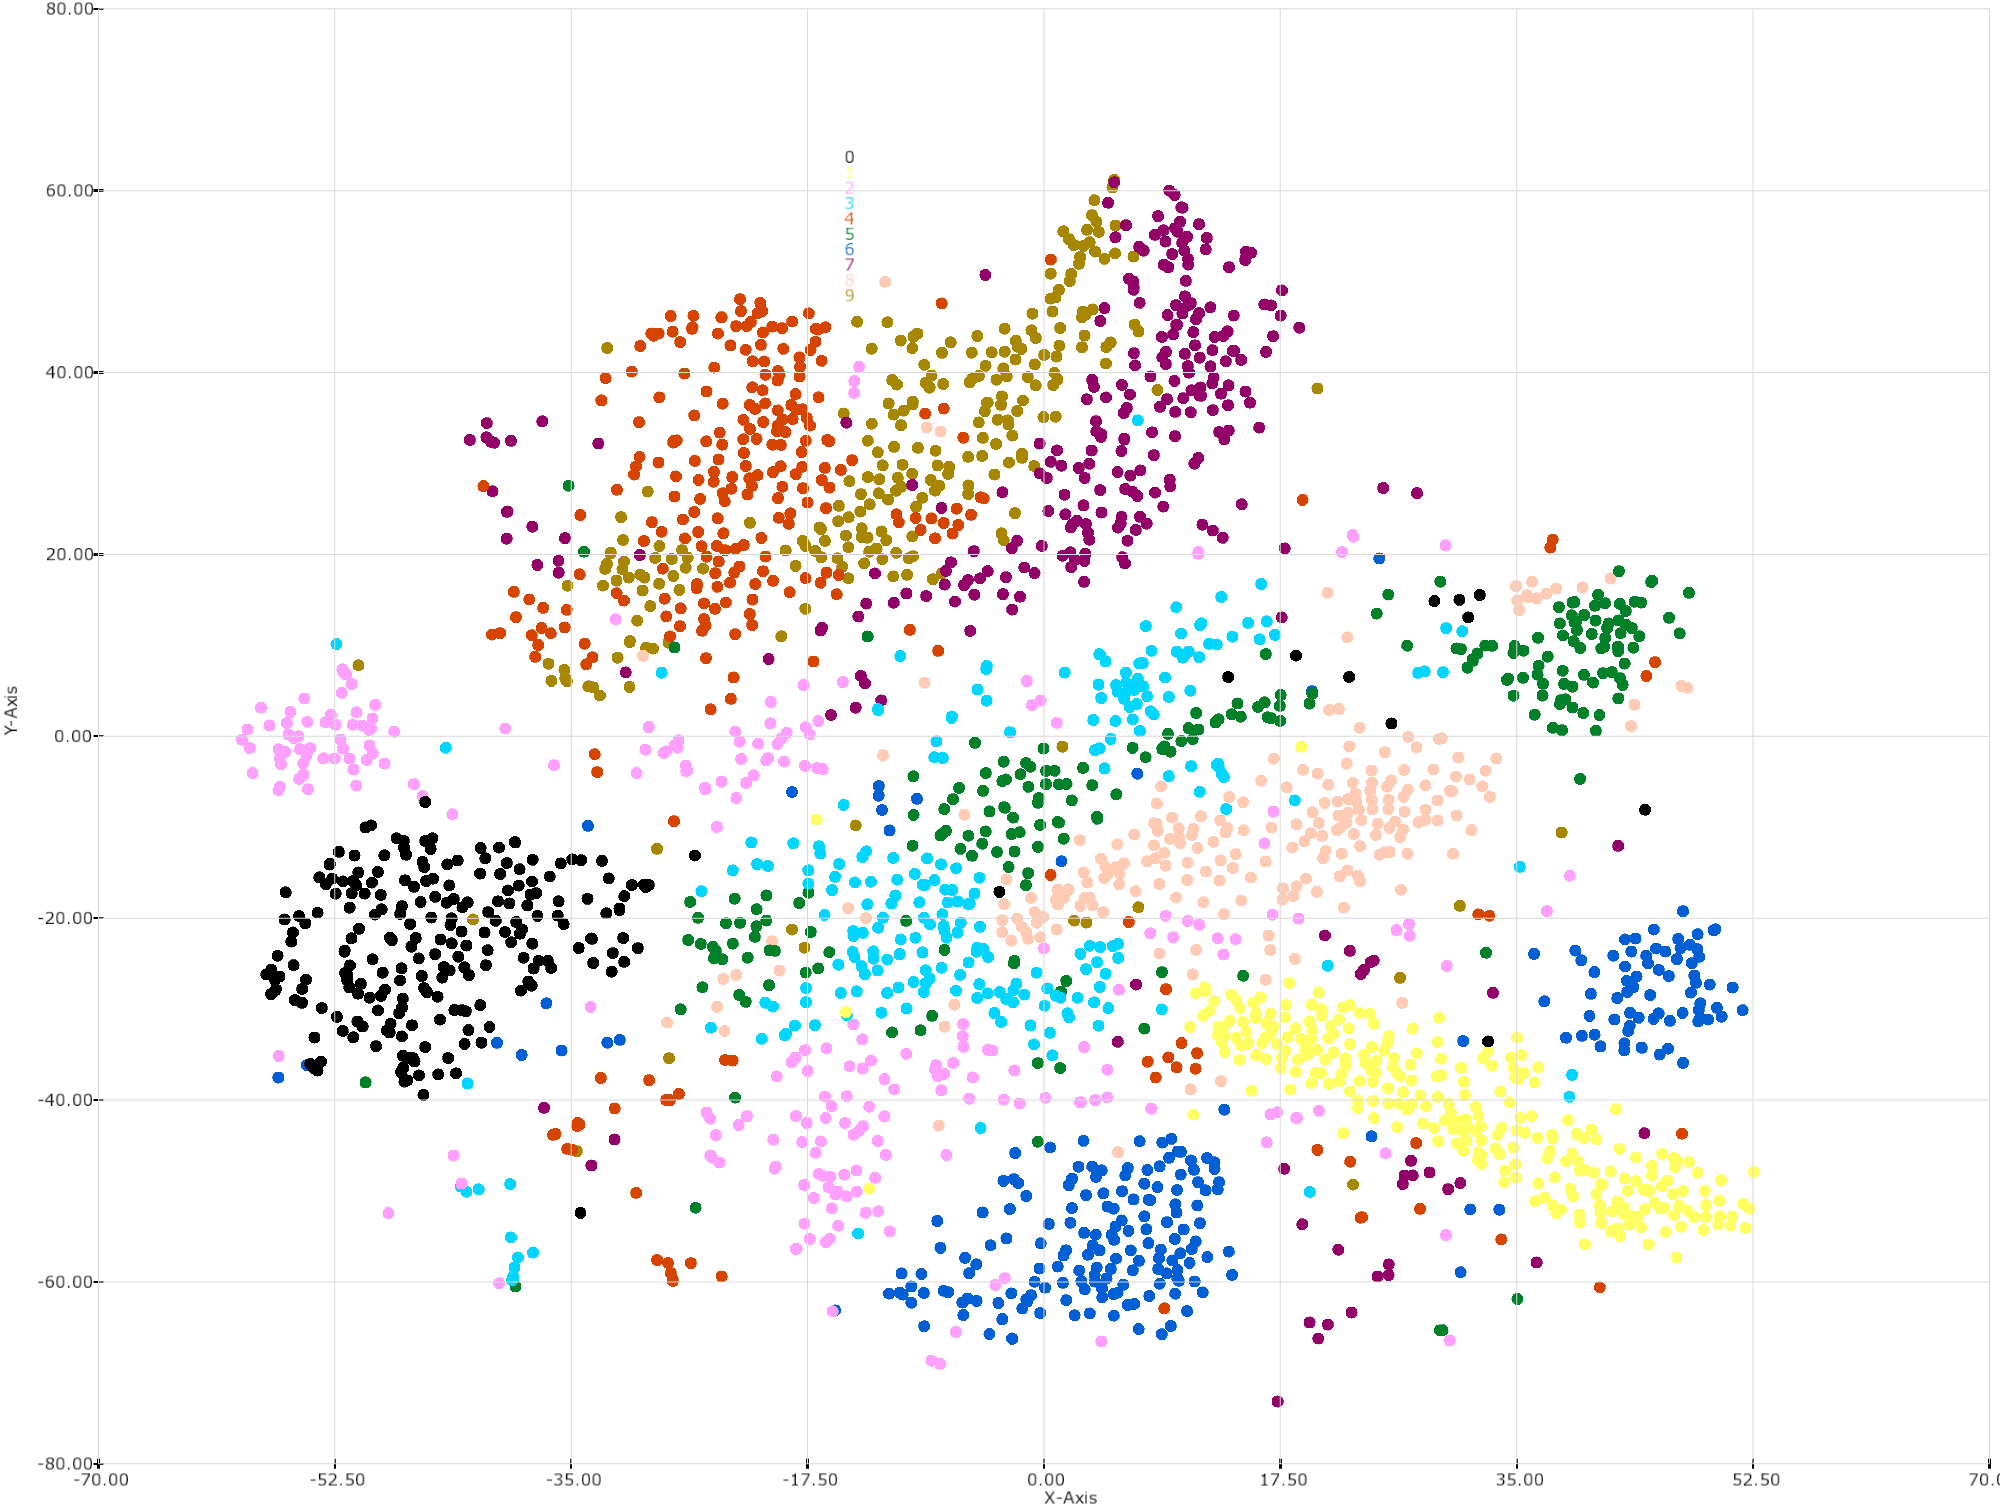

Write the Julia code that produced this figure.
# Pkg.clone("https://github.com/lejon/TSne.jl.git")
# Pkg.add("Colors")
# Pkg.add("MNIST")
# Pkg.add("HDF5")

using Forge.Smith
using TSne
using Colors
using MNIST
# using HDF5

const N = 2500

function rescale(A, dim::Integer=1)
    res = A .- mean(A, dim)
    res ./= map(x -> x > 0.0 ? x : 1.0, std(A, dim))
    res
end
data, labels = traindata()
data = convert(Matrix{Float64}, data[:, 1:N])'
X = rescale(data, 1)
Y = tsne(X, 2, 50, 3000, 20.0)

# f = h5open("tsne.h5", "w")
# write(f, "Y", Y)
# write(f, "labels", labels)
# close(f)
# 
# f = h5open("tsne.h5")
# Y = read(f, "Y")
# labels = read(f, "labels")
# close(f)


window = create_window(1000, 800, "t-SNE Demo")
show_window(window)

chart = create_chart_2d()
set_chart_axes_limits(chart, -70, 70, -80, 80)

plots = Dict()
[setindex!(plots, [], n) for n in 0:9]
for idx in 1:N
    (x, y) = Y[idx, :]
    label = Int(labels[idx])
    append!(plots[label], [x y;])
end

colors = distinguishable_colors(10)

for label in 0:9
    pos = plots[label]
    data = reshape(pos, Int(length(pos)/2), 2)
    plot = add_plot_to_chart(chart, length(data)/2, Forge.FG_PLOT_SCATTER, Forge.FG_MARKER_CIRCLE)
    set_plot_color(plot, colors[label+1])
    set_plot_legend(plot, string(label))
    update_vertex_buffer(plot, data)
end

draw_chart(!isclosed, window, chart)
save_window_framebuffer(window, "tsne.png")
